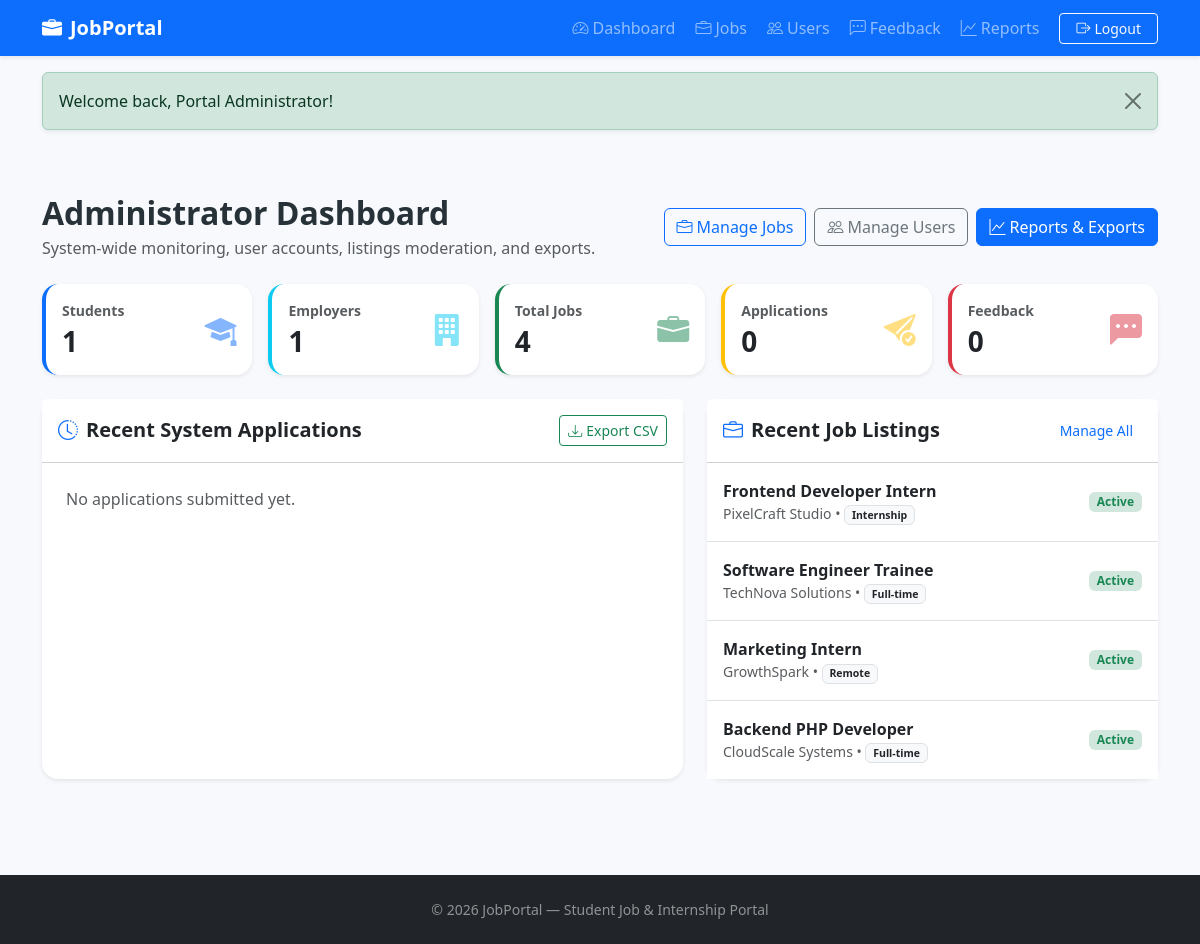
Page /admin/dashboard.php (signed in) on the committed database.
### tables this page shows
CREATE TABLE IF NOT EXISTS jobs (
  id INT UNSIGNED AUTO_INCREMENT PRIMARY KEY,
  employer_id INT UNSIGNED DEFAULT NULL,
  title VARCHAR(150) NOT NULL,
  company VARCHAR(150) NOT NULL,
  category VARCHAR(100) NOT NULL DEFAULT 'Technology',
  location VARCHAR(150) NOT NULL,
  description TEXT NOT NULL,
  requirements TEXT NOT NULL,
  salary VARCHAR(100) DEFAULT 'Not specified',
  job_type ENUM('Internship','Full-time','Part-time','Remote') NOT NULL DEFAULT 'Internship',
  experience_level ENUM('Fresher','1-2 years','3-5 years','5+ years') NOT NULL DEFAULT 'Fresher',
  deadline DATE DEFAULT NULL,
  status ENUM('active','closed') NOT NULL DEFAULT 'active',
  is_featured TINYINT(1) NOT NULL DEFAULT 0,
  created_at TIMESTAMP DEFAULT CURRENT_TIMESTAMP,
  CONSTRAINT jobs_employer_fk FOREIGN KEY(employer_id) REFERENCES users(id) ON DELETE SET NULL
);

### admin/dashboard.php (the view, shortened to what this page needs)
<?php
require __DIR__ . '/../config/database.php';
$stats = [
    'Students' => [
        'count' => $pdo->query("SELECT COUNT(*) FROM users WHERE role = 'student'")->fetchColumn(),
        'icon' => 'bi-mortarboard-fill',
        'color' => 'primary',
        'link' => 'users.php?role=student'
    ],
    'Employers' => [
        'count' => $pdo->query("SELECT COUNT(*) FROM users WHERE role = 'employer'")->fetchColumn(),
        'icon' => 'bi-building-fill',
        'color' => 'info',
        'link' => 'users.php?role=employer'
    ],
    'Total Jobs' => [
        'count' => $pdo->query("SELECT COUNT(*) FROM jobs")->fetchColumn(),
        'icon' => 'bi-briefcase-fill',
        'color' => 'success',
        'link' => 'jobs.php'
    ],
    'Applications' => [
        'count' => $pdo->query("SELECT COUNT(*) FROM applications")->fetchColumn(),
        'icon' => 'bi-send-check-fill',
        'color' => 'warning',
        'link' => 'reports.php'
    ],
    'Feedback' => [
        'count' => $pdo->query("SELECT COUNT(*) FROM feedback")->fetchColumn(),
        'icon' => 'bi-chat-left-dots-fill',
        'color' => 'danger',
        'link' => 'feedback.php'
    ]
];
$recentAppsStmt = $pdo->query('
    SELECT a.*, j.title as job_title, j.company as company_name, u.name as candidate_name
    FROM applications a
    JOIN jobs j ON a.job_id = j.id
    JOIN users u ON a.user_id = u.id
    ORDER BY a.applied_at DESC
    LIMIT 5
');
$recentApps = $recentAppsStmt->fetchAll();
$recentJobsStmt = $pdo->query('SELECT * FROM jobs ORDER BY created_at DESC LIMIT 5');
$recentJobs = $recentJobsStmt->fetchAll();
include '../includes/header.php';
?>
<section class="container py-5">
    <div class="d-flex justify-content-between align-items-center mb-4 flex-wrap gap-2">
        <div>
            <h1 class="h2 fw-bold mb-1">Administrator Dashboard</h1>
            <p class="text-muted mb-0">System-wide monitoring, user accounts, listings moderation, and exports.</p>
        </div>
        <div class="d-flex gap-2">
            <a href="jobs.php" class="btn btn-outline-primary">
                <i class="bi bi-briefcase me-1"></i>Manage Jobs
            </a>
            <a href="users.php" class="btn btn-outline-secondary">
                <i class="bi bi-people me-1"></i>Manage Users
            </a>
            <a href="reports.php" class="btn btn-primary">
                <i class="bi bi-graph-up me-1"></i>Reports & Exports
            </a>
        </div>
    </div>
    <div class="row g-3 mb-4">
        <?php foreach ($stats as $label => $data): ?>
            <div class="col-sm-6 col-md-4 col-lg">
                <a href="<?= $data['link'] ?>" class="text-decoration-none">
                    <div class="card p-3 shadow-sm border-start border-4 border-<?= $data['color'] ?> h-100">
                        <div class="d-flex justify-content-between align-items-center">
                            <div>
                                <div class="text-muted small fw-semibold"><?= $label ?></div>
                                <div class="h3 fw-bold text-dark mt-1 mb-0"><?= $data['count'] ?></div>
                            </div>
                            <i class="bi <?= $data['icon'] ?> fs-2 text-<?= $data['color'] ?> opacity-50"></i>
                        </div>
                    </div>
                </a>
            </div>
        <?php endforeach; ?>
    </div>
    <div class="row g-4">
        <div class="col-lg-7">
            <div class="card shadow-sm border-0 h-100">
                <div class="card-header bg-white py-3 d-flex justify-content-between align-items-center">
                    <h5 class="fw-bold mb-0"><i class="bi bi-clock-history text-primary me-2"></i>Recent System Applications</h5>
                    <a href="../actions/export-csv.php?type=applications" class="btn btn-sm btn-outline-success">
                        <i class="bi bi-download me-1"></i>Export CSV
                    </a>
                </div>
                <div class="card-body p-0">
                    <?php if (empty($recentApps)): ?>
                        <p class="p-4 text-muted mb-0">No applications submitted yet.</p>
                    <?php endif; ?>
                </div>
            </div>
        </div>
        <div class="col-lg-5">
            <div class="card shadow-sm border-0 h-100">
                <div class="card-header bg-white py-3 d-flex justify-content-between align-items-center">
                    <h5 class="fw-bold mb-0"><i class="bi bi-briefcase text-primary me-2"></i>Recent Job Listings</h5>
                    <a href="jobs.php" class="btn btn-sm btn-link text-decoration-none">Manage All</a>
                </div>
                <div class="card-body p-0">
                    <?php if (empty($recentJobs)): ?>
                        <p class="p-4 text-muted mb-0">No job postings in the database.</p>
                    <?php else: ?>
                        <div class="list-group list-group-flush">
                            <?php foreach ($recentJobs as $rj): ?>
                                <div class="list-group-item px-3 py-3 d-flex justify-content-between align-items-center">
                                    <div>
                                        <div class="fw-bold text-dark"><?= htmlspecialchars($rj['title']) ?></div>
                                        <div class="text-muted small">
                                            <?= htmlspecialchars($rj['company']) ?> &bull;
                                            <span class="badge bg-light text-dark border"><?= htmlspecialchars($rj['job_type']) ?></span>
                                        </div>
                                    </div>
                                    <span class="badge <?= $rj['status'] === 'active' ? 'bg-success-subtle text-success' : 'bg-secondary-subtle text-secondary' ?> px-2 py-1">
                                        <?= ucfirst($rj['status']) ?>
                                    </span>
                                </div>
                            <?php endforeach; ?>
                        </div>
                    <?php endif; ?>
                </div>
            </div>
        </div>
    </div>
</section>
<?php include '../includes/footer.php'; ?>

### css/style.css (style rules this page uses)
html,body { min-height:100%; }
body { min-height:100vh;display:flex;flex-direction:column;background:#f7f9fc;color:#263238 }
.card { border:0;box-shadow:0 .25rem 1rem rgba(20,35,70,.08);border-radius:1rem }

### rows in the picture
jobs: title "Frontend Developer Intern", company "PixelCraft Studio", job_type "Internship", status "Active"
jobs: title "Software Engineer Trainee", company "TechNova Solutions", job_type "Full-time", status "Active"
jobs: title "Marketing Intern", company "GrowthSpark", job_type "Remote", status "Active"
jobs: title "Backend PHP Developer", company "CloudScale Systems", job_type "Full-time", status "Active"

### other values in the picture
$message "Welcome back, Portal Administrator!"
$label "Students"
$data['count'] "1"
$label "Employers"
$label "Total Jobs"
$data['count'] "4"
$label "Applications"
$data['count'] "0"
$label "Feedback"
